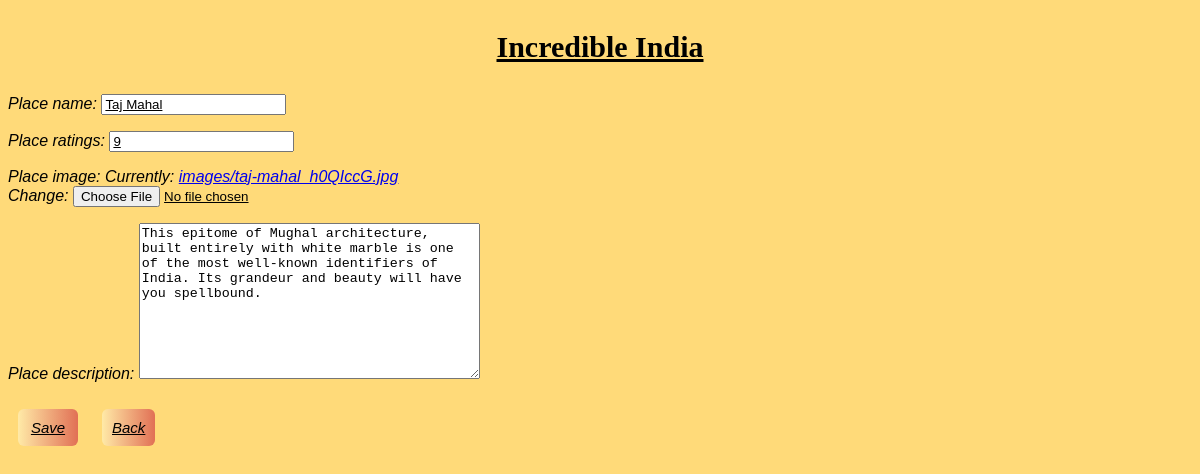
/edit/35/, run on the app's committed database.
### places/models.py (models this page shows, shortened)
class Places(models.Model):
	place_name = models.CharField(max_length=100, default="");
	place_ratings = models.IntegerField(null=True, default="")
	place_image = models.ImageField(upload_to="images/", default="images/image-coming-soon.jpg")
	place_description = models.TextField(max_length=50, default="")

### places/views.py (the view)
# urls.py: path('edit/<int:my_id>/', edit_view),
def edit_view(request, my_id):
	o=Places.objects.get(id=my_id)
	form=Form(request.POST or None, request.FILES or None, instance=o)
	if form.is_valid():
		form.save()
		form=Form()
	context={
	'form': form
	}
	return render(request, "edit.html", context)

### places/forms.py
class Form(forms.ModelForm):
	place_name = forms.CharField(widget=forms.TextInput(attrs={"placeholder": "Add name of the place"}))
	place_description = forms.CharField(widget=forms.Textarea(attrs={"placeholder": "Add description of the place",
																	  }))
	class Meta:
		model = Places
		fields = [
			'place_name',
			'place_ratings',
			'place_image',
			'place_description'
		]

### places/templates/edit.html (shortened to what this page needs)
{% extends 'base.html' %}
{% block content %}
<!DOCTYPE html>
<html>
<head>
</head>
<body>
<form method="POST" enctype="multipart/form-data"> {% csrf_token %}
	{{ form.as_p }}
	<input type="submit" value="Save" class="button" />
	<a href="/list_edit" class="button">Back</a>
</form>
</body>
</html>
{% endblock %}

### places/templates/edit.html (style rules this page uses)
input { text-decoration:underline; }
p { font-family: georgia, sans-serif; font-style: italic; }
.button { border: none; font-family: georgia, sans-serif; font-style: italic; font-size: 15px; border-radius: 6px; cursor: pointer; margin: 10px; padding: 10px; width: 60px; border-radius: 6px; color: Black; background-size: 200%; background-image: linear-gradient(to left, #ffeaa7, #e17055, #ffeaa7); transition: 0.1s; overflow: hidden; }

### data on the page
Places: place_name "Taj Mahal", place_ratings "9", place_description "This epitome of Mughal architecture, built entirely with white marble is one of the most well-known identifiers of India. Its grandeur and beauty will have you spellbound."
